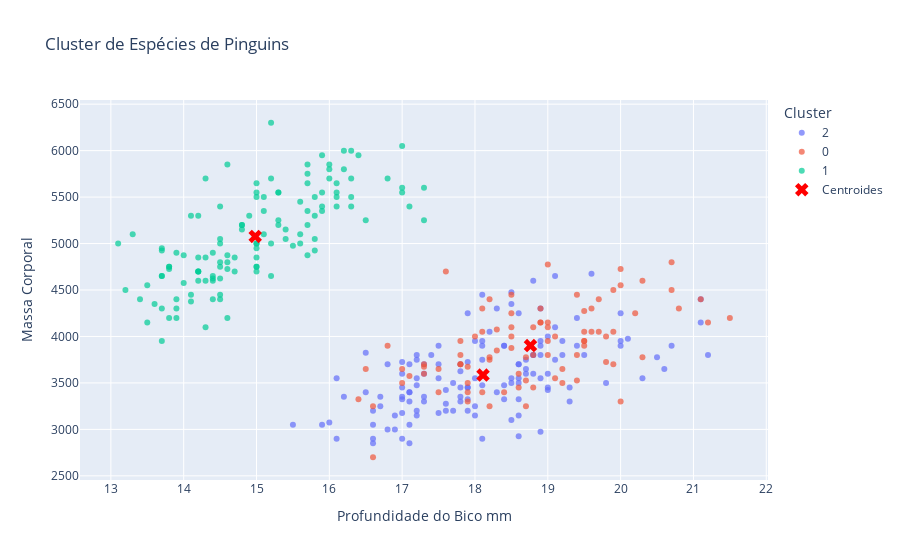

Notebook source saved alongside this figure:
### Code cell
fig = px.scatter(df_clusters, x='bill_depth_mm', y='body_mass_g', color='cluster',
                 color_continuous_scale='viridis', opacity=0.7,
                 title='Cluster de Espécies de Pinguins')

fig.add_scatter(x=centroides_originais[:, 1], y=centroides_originais[:, 3],
                mode='markers', marker=dict(color='red', symbol='x', size=12),
                name='Centroides')

fig.update_layout(xaxis_title='Profundidade do Bico mm', yaxis_title='Massa Corporal',
                  legend_title='Cluster')

fig.show()
